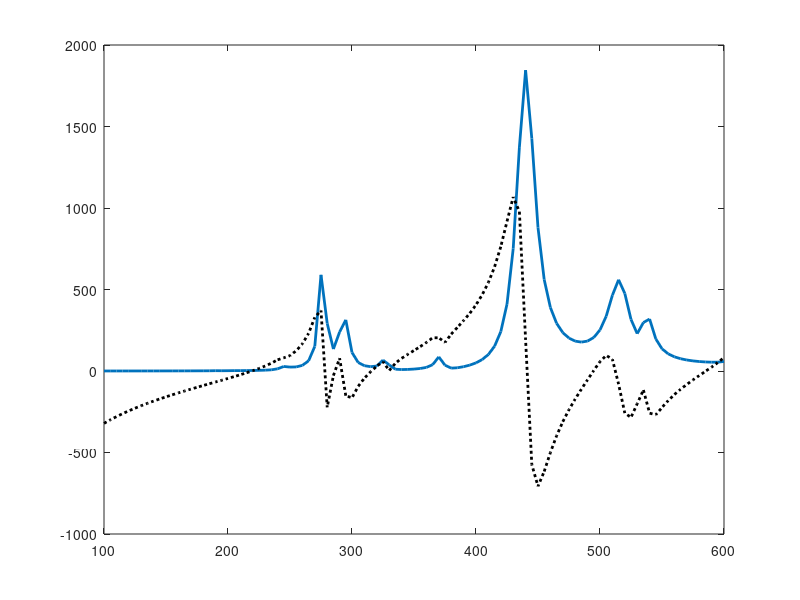

Write MATLAB code to recreate this figure. (Note: this script raises an error after producing the figure.)
clc
clear all
%%%%%%%%%%%%%%%%%%%%%%%%%cst
% 
load ('sept27_3row.mat');
% 
p1=plot(f*1e-6, real(Zin), 'linewidth',2)
hold on
p2=plot(f*1e-6, imag(Zin),':k','linewidth',2)
p1.Color=[0.7 0.7 0.7];
p2.Color=[0.7 0.7 0.7];

hs_hfss=importdata('Zin_3row_HFSS.csv');
S1=hs_hfss.data;
Freq = S1(:,1);
S11=S1(:,2);%1raw
plot(Freq,S11,'k','LineWidth',3);

hold on
S11=S1(:,3);%1raw
plot(Freq,S11,':k','LineWidth',3);

hold off
legend('Re. Model: 3 row','Im. Model: 3 row','Re. HFSS: 3 row','Im. HFSS: 3 row');
grid on
set(gca, 'PlotBoxAspectRatio', [1 0.5 0.5])

figure



% hold on
% x=hs1.Frequencies./10^9;
% plot(x,-10,'-k','LineWidth',.5);
set(gca,'fontsize',14,'fontweight','b','FontName','Times New Roman');
% title('Sine Function','fontsize',12,'fontweight','b','FontName','Times New Roman');
xlabel('Frequency (MHz)','fontsize',14,'fontweight','b','FontName','Times New Roman');
ylabel('Input Impedance(\Omega)','fontsize',14,'fontweight','b','FontName','Times New Roman');

% S11=S1(:,3);%3raw
% plot(Freq,S11,':r','LineWidth',3);
% 
% 
% hold on
% 
% S11=S1(:,4);%5raw
% plot(Freq,S11,':g','LineWidth',3);
% 
% hold on
% 
S11_h=20*log10(abs((S1(:,2)+j*S1(:,3)-50)./(S1(:,2)+j*S1(:,3)+50)));%7raw
S11_m=20*log10(abs((Zin-50)./(Zin+50)));
plot(Freq,S11_h,'k',f*1e-6, S11_m, '--k','LineWidth',2);
hold on

%legend('HFSS: 3 row','Model: 3 row');
set(gca, 'PlotBoxAspectRatio', [1 0.5 0.5])

% hold on
% x=hs1.Frequencies./10^9;
% plot(x,-10,'-k','LineWidth',.5);
set(gca,'fontsize',14,'fontweight','b','FontName','Times New Roman');
% title('Sine Function','fontsize',12,'fontweight','b','FontName','Times New Roman');
xlabel('Frequency (MHz)','fontsize',14,'fontweight','b','FontName','Times New Roman');
ylabel('|S_{11}| (dB)','fontsize',14,'fontweight','b','FontName','Times New Roman');
